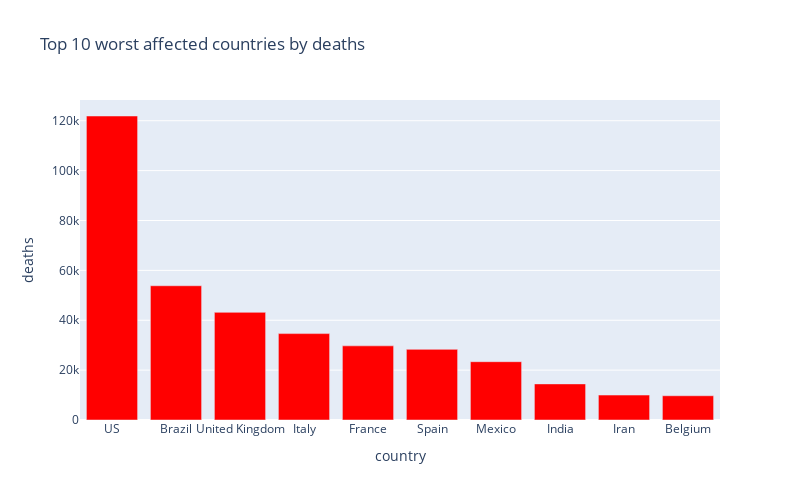

This figure's notebook cell:
### Markdown cell above
# 10 worst hit countries - Deaths

### Code cell
#Bar plot of worst affected countries by number of deaths. 
px.bar(
    sorted_deaths_country_df.head(10),
    x = "country",
    y = "deaths",
    title= "Top 10 worst affected countries by deaths", # the axis names
    color_discrete_sequence=["red"], 
    height=500,
    width=800
)

### Figure 1 — Plotly figure (JSON) as saved in the notebook; plotly's stock layout.template omitted (floating-point values rounded to 4 significant figures)
{"data": [{"alignmentgroup": "True", "hovertemplate": "country=%{x}<br>deaths=%{y}<extra></extra>", "legendgroup": "", "marker": {"color": "red"}, "name": "", "offsetgroup": "", "orientation": "v", "showlegend": false, "textposition": "auto", "type": "bar", "x": ["US", "Brazil", "United Kingdom", "Italy", "France", "Spain", "Mexico", "India", "Iran", "Belgium"], "xaxis": "x", "y": [121902, 53830, 43165, 34644, 29734, 28327, 23377, 14476, 9996, 9722], "yaxis": "y"}], "layout": {"barmode": "relative", "height": 500, "legend": {"tracegroupgap": 0}, "title": {"text": "Top 10 worst affected countries by deaths"}, "width": 800, "xaxis": {"anchor": "y", "domain": [0, 1], "title": {"text": "country"}}, "yaxis": {"anchor": "x", "domain": [0, 1], "title": {"text": "deaths"}}}}
